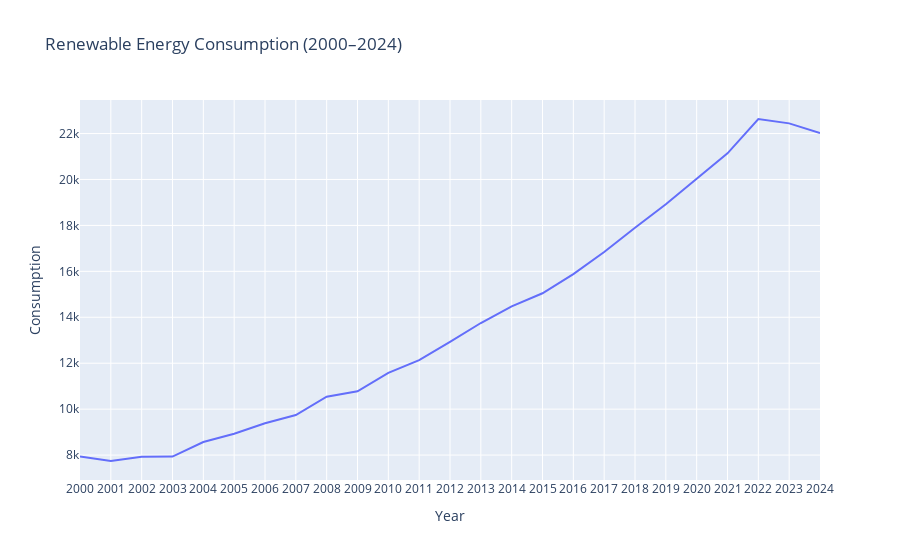

Notebook source saved alongside this figure:
### Markdown cell above
### Renewable Energy Consumption (2000–2024)

> The time trend plot, generated from our predicted values, illustrates a period of rapid renewable energy consumption growth from 2000 to 2022. However, the flattening of the curve in 2023 and 2024 is likely due to data gaps for a few countries(missing data). Therefore, we cannot definitively confirm the observed dip in energy consumption during these later years.

### Code cell
# Plot using Plotly
fig = px.line(comparison_data, x="year", y="renewables_consumption",
              title="Renewable Energy Consumption (2000–2024)",
              labels={"renewables_consumption": "Consumption", "year": "Year"},
              )

# Show plot
fig.update_xaxes(dtick=1)
fig.show()

### Figure 1 — Plotly figure (JSON) as saved in the notebook; plotly's stock layout.template omitted (floating-point values rounded to 4 significant figures)
{"data": [{"hovertemplate": "Year=%{x}<br>Consumption=%{y}<extra></extra>", "legendgroup": "", "line": {"color": "#636efa", "dash": "solid"}, "marker": {"symbol": "circle"}, "mode": "lines", "name": "", "orientation": "v", "showlegend": false, "type": "scatter", "x": [2000, 2001, 2002, 2003, 2004, 2005, 2006, 2007, 2008, 2009, 2010, 2011, 2012, 2013, 2014, 2015, 2016, 2017, 2018, 2019, 2020, 2021, 2022, 2023, 2024], "xaxis": "x", "y": [7937.0, 7743.0, 7923.0, 7934.0, 8569.0, 8930.0, 9387.0, 9742.0, 10540.0, 10780.0, 11580.0, 12140.0, 12930.0, 13750.0, 14480.0, 15050.0, 15880.0, 16840.0, 17900.0, 18920.0, 20030.0, 21140.0, 22630.0, 22440.0, 22020.0], "yaxis": "y"}], "layout": {"legend": {"tracegroupgap": 0}, "title": {"text": "Renewable Energy Consumption (2000–2024)"}, "xaxis": {"anchor": "y", "domain": [0, 1], "dtick": 1, "title": {"text": "Year"}}, "yaxis": {"anchor": "x", "domain": [0, 1], "title": {"text": "Consumption"}}}}
